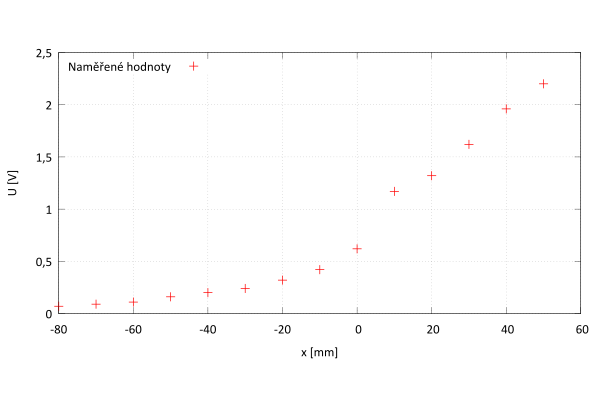

This chart was generated by the following gnuplot code:
set encoding utf8
set decimalsign ','
set decimalsign locale "czech"
set grid x y
set key on inside left top #box
set fit errorvariables

name = '4_ohyb'

set term pdfcairo font 'calibri,14' enhanced dashed monochrome size 6,4
set output name.'.pdf'

#set yrange [5:75]
#set xrange [0:0.8]
set xlabel "x [mm]"
set ylabel "U [V]"

set samples 1000
set size ratio 0.5

# \261 je plus-minus symbol
#set label "y(x) = %.1f", A, "(\261%.1f)x ", A_err, "+ %.1f", B, "(\261%.1f) ", B_err at 1.1, 28 

plot name.'.txt' using 1:2 title "Naměřené hodnoty" lw 2 lt 1 lc rgb "red"#, gauss(x) title "Fit pro d=40" lt 1 lc rgb "red"

#set output name2.'.pdf'

#plot name2.'.txt' using 1:2 title "Naměřené hodnoty" lw 2 lt 1 lc rgb "red"

######### WORKFIX DUMP ###
set term pdfcairo
set output '_____dump.pdf'
plot 'data.txt' using 1:2
######### WORKFIX DUMP ###
